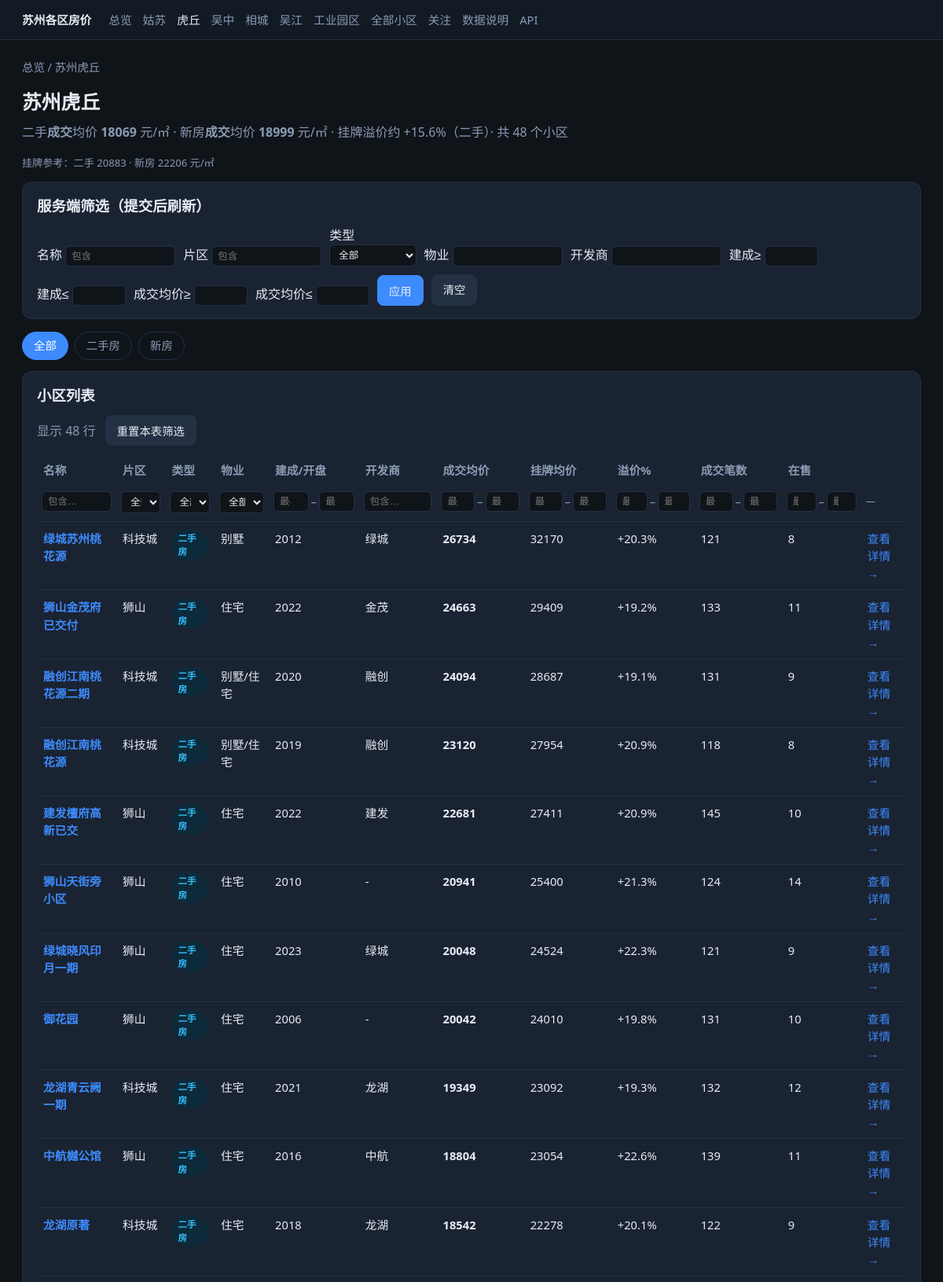
Page /regions/huqiu (upper part) on the committed database.
### db/models.py (models this page shows)
class Base(DeclarativeBase):
    pass

class Region(Base):
    __tablename__ = "regions"
    id: Mapped[int] = mapped_column(Integer, primary_key=True, autoincrement=True)
    city: Mapped[str] = mapped_column(String(50), nullable=False)
    district: Mapped[str] = mapped_column(String(50), nullable=False)
    code: Mapped[str] = mapped_column(String(50), unique=True, nullable=False)
    created_at: Mapped[datetime] = mapped_column(DateTime, default=datetime.now)
    communities: Mapped[list["Community"]] = relationship(back_populates="region")
    __table_args__ = (UniqueConstraint("city", "district", name="uq_city_district"),)

class Community(Base):
    __tablename__ = "communities"
    id: Mapped[int] = mapped_column(Integer, primary_key=True, autoincrement=True)
    region_id: Mapped[int] = mapped_column(ForeignKey("regions.id"), nullable=False)
    name: Mapped[str] = mapped_column(String(200), nullable=False)
    address: Mapped[Optional[str]] = mapped_column(String(500))
    area_name: Mapped[Optional[str]] = mapped_column(String(100))  # 片区：越溪/南桥等
    market_type: Mapped[str] = mapped_column(String(20), default="ershou")  # ershou / xinfang
    property_type: Mapped[Optional[str]] = mapped_column(String(50), default="住宅")
    developer: Mapped[Optional[str]] = mapped_column(String(100))
    lat: Mapped[Optional[float]] = mapped_column(Float)
    lng: Mapped[Optional[float]] = mapped_column(Float)
    build_year: Mapped[Optional[int]] = mapped_column(Integer)
    source: Mapped[Optional[str]] = mapped_column(String(50))
    source_id: Mapped[Optional[str]] = mapped_column(String(100))
    source_url: Mapped[Optional[str]] = mapped_column(String(500))
    created_at: Mapped[datetime] = mapped_column(DateTime, default=datetime.now)
    updated_at: Mapped[datetime] = mapped_column(
        DateTime, default=datetime.now, onupdate=datetime.now
    )
    region: Mapped["Region"] = relationship(back_populates="communities")
    listings: Mapped[list["Listing"]] = relationship(back_populates="community")
    transactions: Mapped[list["Transaction"]] = relationship(back_populates="community")
    snapshots: Mapped[list["PriceSnapshot"]] = relationship(back_populates="community")
    __table_args__ = (
        UniqueConstraint("source", "source_id", name="uq_community_source"),
        Index("ix_community_name", "name"),
        Index("ix_community_region", "region_id"),
        Index("ix_community_market", "market_type"),
    )

class PriceSnapshot(Base):
    __tablename__ = "price_snapshots"
    id: Mapped[int] = mapped_column(Integer, primary_key=True, autoincrement=True)
    community_id: Mapped[int] = mapped_column(ForeignKey("communities.id"), nullable=False)
    snap_date: Mapped[date] = mapped_column(Date, nullable=False)
    market_type: Mapped[str] = mapped_column(String(20), default="ershou")
    avg_unit_price: Mapped[Optional[float]] = mapped_column(Float)
    median_unit_price: Mapped[Optional[float]] = mapped_column(Float)
    min_unit_price: Mapped[Optional[float]] = mapped_column(Float)
    max_unit_price: Mapped[Optional[float]] = mapped_column(Float)
    sample_count: Mapped[int] = mapped_column(Integer, default=0)
    source: Mapped[str] = mapped_column(String(50), default="computed")
    created_at: Mapped[datetime] = mapped_column(DateTime, default=datetime.now)
    community: Mapped["Community"] = relationship(back_populates="snapshots")
    __table_args__ = (
        UniqueConstraint("community_id", "snap_date", "source", "market_type", name="uq_snap"),
        Index("ix_snap_date", "snap_date"),
        Index("ix_snap_market", "market_type"),
    )

### app/main.py (the view)
@app.get("/regions/{code}", response_class=HTMLResponse)
def page_region(
    code: str,
    request: Request,
    market: Optional[str] = None,
    q: Optional[str] = None,
    area: Optional[str] = None,
    property: Optional[str] = Query(None, alias="property"),
    developer: Optional[str] = None,
    year_min: Optional[int] = None,
    year_max: Optional[int] = None,
    price_min: Optional[float] = None,
    price_max: Optional[float] = None,
    db: Session = Depends(get_db),
):
    region = db.query(Region).filter_by(code=code).first()
    if not region:
        raise HTTPException(404, "未知区域")
    query = db.query(Community).filter_by(region_id=region.id)
    if market in ("ershou", "xinfang"):
        query = query.filter_by(market_type=market)
    if q:
        query = query.filter(Community.name.contains(q))
    if area:
        query = query.filter(Community.area_name.contains(area))
    if property:
        query = query.filter(Community.property_type.contains(property))
    if developer:
        query = query.filter(Community.developer.contains(developer))
    if year_min is not None:
        query = query.filter(Community.build_year >= year_min)
    if year_max is not None:
        query = query.filter(Community.build_year <= year_max)
    communities = query.order_by(Community.market_type, Community.name).all()
    rows = []
    for c in communities:
        deal = latest_community_deal_price(db, c.id)
        listing_p = latest_community_listing_price(db, c.id)
        if price_min is not None and (deal is None or deal < price_min):
            continue
        if price_max is not None and (deal is None or deal > price_max):
            continue
        rows.append(
            {
                "id": c.id,
                "name": c.name,
                "area_name": c.area_name,
                "market_type": c.market_type,
                "market_label": MARKET_LABEL.get(c.market_type, c.market_type),
                "property_type": c.property_type,
                "build_year": c.build_year,
                "developer": c.developer,
                "avg_unit_price": deal,
                "avg_deal_price": deal,
                "avg_listing_price": listing_p,
                "listing_premium_pct": discount_pct(listing_p, deal),
                "listing_count": db.query(func.count(Listing.id))
                .filter_by(community_id=c.id)
                .scalar(),
                "txn_count": db.query(func.count(Transaction.id))
                .filter_by(community_id=c.id)
                .scalar(),
            }
        )
    rows.sort(key=lambda x: (x["market_type"], -(x["avg_deal_price"] or 0)))
    compare = compare_regions(db)
    stats = next((r for r in compare["regions"] if r["code"] == code), {})
    return templates.TemplateResponse(
        request,
        "region.html",
        {
            "nav": code,
            "region": region,
            "communities": communities,
            "community_rows": rows,
            "market_filter": market,
            "stats": stats,
            "filters": {
                "q": q,
                "area": area,
                "market": market,
                "property": property,
                "developer": developer,
                "year_min": year_min,
                "year_max": year_max,
                "price_min": price_min,
                "price_max": price_max,
            },
        },
    )

### app/templates/region.html (shortened to what this page needs)
{% extends "base.html" %}
{% block content %}
<div class="crumb">
  <a href="/">总览</a> / {{ region.city }}{{ region.district }}
</div>
<h1>{{ region.city }}{{ region.district }}</h1>
<p class="sub">二手<strong>成交</strong>均价 <strong>{{ '%.0f'|format(stats.avg_deal_ershou) if stats.avg_deal_ershou else '-' }}</strong> 元/㎡ ·
  新房<strong>成交</strong>均价 <strong>{{ '%.0f'|format(stats.avg_deal_xinfang) if stats.avg_deal_xinfang else '-' }}</strong> 元/㎡ ·
  挂牌溢价约 {% if stats.premium_ershou_pct is not none %}+{{ stats.premium_ershou_pct }}%{% else %}—{% endif %}（二手）·
  共 {{ community_rows|length }} 个小区</p>
<p class="note">挂牌参考：二手 {{ '%.0f'|format(stats.avg_listing_ershou) if stats.avg_listing_ershou else '-' }} · 新房 {{ '%.0f'|format(stats.avg_listing_xinfang) if stats.avg_listing_xinfang else '-' }} 元/㎡</p>
<form class="card section" method="get" action="/regions/{{ region.code }}" style="margin-bottom:16px;">
  <h2>服务端筛选（提交后刷新）</h2>
  <div style="display:flex;flex-wrap:wrap;gap:10px;align-items:flex-end;">
    <label>名称 <input class="tf-input" type="search" name="q" value="{{ filters.q or '' }}" placeholder="包含"></label>
    <label>片区 <input class="tf-input" type="search" name="area" value="{{ filters.area or '' }}" placeholder="包含"></label>
    <label>类型
      <select class="tf-select" name="market">
        <option value="">全部</option>
      </select>
    </label>
    <label>物业 <input class="tf-input" type="search" name="property" value="{{ filters.property or '' }}"></label>
    <label>开发商 <input class="tf-input" type="search" name="developer" value="{{ filters.developer or '' }}"></label>
    <label>建成≥ <input class="tf-input tf-num" type="number" name="year_min" value="{{ filters.year_min or '' }}"></label>
    <label>建成≤ <input class="tf-input tf-num" type="number" name="year_max" value="{{ filters.year_max or '' }}"></label>
    <label>成交均价≥ <input class="tf-input tf-num" type="number" name="price_min" value="{{ filters.price_min or '' }}"></label>
    <label>成交均价≤ <input class="tf-input tf-num" type="number" name="price_max" value="{{ filters.price_max or '' }}"></label>
    <button class="btn primary" type="submit">应用</button>
    <a class="btn" href="/regions/{{ region.code }}">清空</a>
  </div>
</form>
<div class="tabs">
  <a href="/regions/{{ region.code }}" class="{% if not filters.market %}active{% endif %}">全部</a>
  <a href="/regions/{{ region.code }}?market=ershou" class="{% if filters.market=='ershou' %}active{% endif %}">二手房</a>
  <a href="/regions/{{ region.code }}?market=xinfang" class="{% if filters.market=='xinfang' %}active{% endif %}">新房</a>
</div>
<div class="section card">
  <h2>小区列表</h2>
  <table class="filterable">
    <thead>
      <tr class="labels">
        <th data-type="text">名称</th>
        <th data-type="select">片区</th>
        <th data-type="select">类型</th>
        <th data-type="select">物业</th>
        <th data-type="number">建成/开盘</th>
        <th data-type="text">开发商</th>
        <th data-type="number">成交均价</th>
        <th data-type="number">挂牌均价</th>
        <th data-type="number">溢价%</th>
        <th data-type="number">成交笔数</th>
        <th data-type="number">在售</th>
        <th data-type="none"></th>
      </tr>
    </thead>
    <tbody>
      {% for row in community_rows %}
      <tr>
        <td data-v="{{ row.name }}"><a href="/communities/{{ row.id }}"><strong>{{ row.name }}</strong></a></td>
        <td data-v="{{ row.area_name or '' }}">{{ row.area_name or '-' }}</td>
        <td data-v="{{ row.market_label }}"><span class="badge {{ row.market_type }}">{{ row.market_label }}</span></td>
        <td data-v="{{ row.property_type or '' }}">{{ row.property_type or '-' }}</td>
        <td data-v="{{ row.build_year or '' }}">{{ row.build_year or '-' }}</td>
        <td data-v="{{ row.developer or '' }}">{{ row.developer or '-' }}</td>
        <td data-v="{{ row.avg_deal_price or '' }}">{% if row.avg_deal_price %}<strong>{{ '%.0f'|format(row.avg_deal_price) }}</strong>{% else %}-{% endif %}</td>
        <td data-v="{{ row.avg_listing_price or '' }}">{% if row.avg_listing_price %}{{ '%.0f'|format(row.avg_listing_price) }}{% else %}—{% endif %}</td>
        <td data-v="{{ row.listing_premium_pct or '' }}">{% if row.listing_premium_pct is not none %}+{{ row.listing_premium_pct }}%{% else %}—{% endif %}</td>
        <td data-v="{{ row.txn_count }}">{{ row.txn_count }}</td>
        <td data-v="{{ row.listing_count }}">{{ row.listing_count }}</td>
        <td><a href="/communities/{{ row.id }}">查看详情 →</a></td>
      </tr>
      {% else %}
      <tr class="empty-row"><td colspan="10" class="muted">暂无匹配小区</td></tr>
      {% endfor %}
    </tbody>
  </table>
</div>
{% endblock %}

### app/templates/base.html (style rules this page uses)
:root { --bg:#0f1419; --card:#1a2332; --text:#e7ecf3; --muted:#8b9bb4; --accent:#3d8bfd; --good:#3dd68c; --warn:#f5a524; --xinfang:#a78bfa; --ershou:#38bdf8; --border:#243044; }
* { box-sizing: border-box; }
body { margin:0; font-family:"Segoe UI","PingFang SC","Microsoft YaHei",sans-serif; background:var(--bg); color:var(--text); line-height:1.5; }
a { color:var(--accent); text-decoration:none; }
.crumb { color:var(--muted); font-size:0.9rem; margin-bottom:14px; }
.crumb a { color:var(--muted); }
h1 { margin:0 0 8px; font-size:1.55rem; }
h2 { margin:0 0 12px; font-size:1.15rem; }
.sub { color:var(--muted); margin:0 0 18px; }
.card { background:var(--card); border:1px solid var(--border); border-radius:12px; padding:16px 18px; }
table { width:100%; border-collapse:collapse; font-size:0.92rem; }
th, td { text-align:left; padding:10px 8px; border-bottom:1px solid var(--border); vertical-align:top; }
th { color:var(--muted); font-weight:600; white-space:nowrap; }
.badge { display:inline-block; padding:2px 8px; border-radius:999px; font-size:0.72rem; font-weight:600; }
.badge.ershou { background:#0c2a3a; color:var(--ershou); }
.tabs { display:flex; gap:8px; margin-bottom:14px; flex-wrap:wrap; }
.tabs a, .tabs span { padding:6px 14px; border-radius:999px; border:1px solid var(--border); color:var(--muted); font-size:0.9rem; }
.tabs a.active, .tabs span.active { background:var(--accent); border-color:var(--accent); color:#fff; }
.btn { display:inline-block; padding:8px 14px; border-radius:8px; border:1px solid var(--border); background:#243044; color:var(--text); cursor:pointer; font-size:0.9rem; }
.btn.primary { background:var(--accent); border-color:var(--accent); }
.section { margin-bottom:24px; }
.note { font-size:0.82rem; color:var(--muted); margin-top:8px; }
.tf-input, .tf-select { width:100%; max-width:140px; box-sizing:border-box; background:#0f1419; color:var(--text); border:1px solid var(--border); border-radius:6px; padding:5px 7px; font-size:0.78rem; }
.tf-select { max-width:120px; }
.tf-num { max-width:68px; }
thead tr.labels th { border-bottom:none; }

### rows in the picture
Region: city "苏州", district "虎丘"
Community: name "绿城苏州桃花源", area_name "科技城", property_type "别墅", build_year "2012", developer "绿城"
PriceSnapshot: avg_deal_price "26734"
Community: name "狮山金茂府已交付", area_name "狮山", property_type "住宅", build_year "2022", developer "金茂"
PriceSnapshot: avg_deal_price "24663"
Community: name "融创江南桃花源二期", area_name "科技城", property_type "别墅/住宅", build_year "2020", developer "融创"
PriceSnapshot: avg_deal_price "24094"
Community: name "融创江南桃花源", area_name "科技城", property_type "别墅/住宅", build_year "2019", developer "融创"
PriceSnapshot: avg_deal_price "23120"
Community: name "建发檀府高新已交", area_name "狮山", property_type "住宅", build_year "2022", developer "建发"
PriceSnapshot: avg_deal_price "22681"
Community: name "狮山天街旁小区", area_name "狮山", property_type "住宅", build_year "2010"
PriceSnapshot: avg_deal_price "20941"
Community: name "绿城晓风印月一期", area_name "狮山", property_type "住宅", build_year "2023", developer "绿城"
PriceSnapshot: avg_deal_price "20048"
Community: name "御花园", area_name "狮山", property_type "住宅", build_year "2006"
PriceSnapshot: avg_deal_price "20042"
Community: name "龙湖青云阙一期", area_name "科技城", property_type "住宅", build_year "2021", developer "龙湖"
PriceSnapshot: avg_deal_price "19349"
Community: name "中航樾公馆", area_name "狮山", property_type "住宅", build_year "2016", developer "中航"
PriceSnapshot: avg_deal_price "18804"
Community: name "龙湖原著", area_name "科技城", property_type "住宅", build_year "2018", developer "龙湖"
PriceSnapshot: avg_deal_price "18542"

### other values in the picture
{{ '%.0f'|format(stats.avg_deal_ershou) if stats.avg_deal_ershou else '-' }} "18069"
{{ stats.premium_ershou_pct }} "15.6"
{{ community_rows|length }} "48"
{{ row.market_label }} "二手房" "二手房" "二手房" "二手房" "二手房" "二手房" "二手房" "二手房" "二手房" "二手房" "二手房"
{{ '%.0f'|format(row.avg_listing_price) }} "32170" "29409" "28687" "27954" "27411" "25400" "24524" "24010" "23092" "23054" "22278"
{{ row.listing_premium_pct }} "20.3" "19.2" "19.1" "20.9" "20.9" "21.3" "22.3" "19.8" "19.3" "22.6" "20.1"
{{ row.txn_count }} "121" "133" "131" "118" "145" "124" "121" "131" "132" "139" "122"
{{ row.listing_count }} "8" "11" "9" "8" "10" "14" "9" "10" "12" "11" "9"
{{ row.developer or '-' }} "-" "-"
